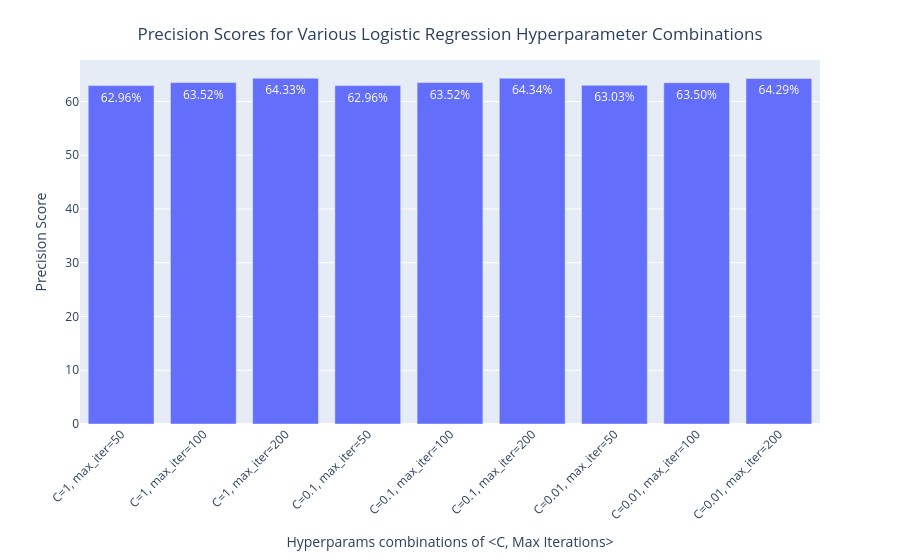

The cell this chart's notebook holds for it:
### Code cell
# Visualise precision scores

# Prepare the data
rows = []
for key, value in list(best_precision_matrix_logistic_regression.items()):
    C, max_iter = key
    combination_label = f'C={C}, max_iter={max_iter}'
    rows.append({'Combination': combination_label, 'Precision': value})

df = pd.DataFrame(rows)
df.loc[:,'Precision'] = df.Precision*100.0 # need for % visualisation

# Create the bar chart
fig = px.bar(df,
             x='Combination',
             y='Precision',
             text='Precision'
             )

# Customize the layout for better readability
fig.update_layout(
    xaxis_title='Hyperparams combinations of <C, Max Iterations>',
    yaxis_title='Precision Score',
    xaxis_tickangle=-45,
    title={
        'text': 'Precision Scores for Various Logistic Regression Hyperparameter Combinations',
        'y':0.95,
        'x':0.5,
        'xanchor': 'center',
        'yanchor': 'top'
    }
)


# Update the text position
fig.update_traces(texttemplate='%{text:.2f}%',
                  textposition='inside',
                  textfont_color='white')

# Show the figure
fig.show()

### Figure 1 — Plotly figure (JSON) as saved in the notebook; plotly's stock layout.template omitted (floating-point values rounded to 4 significant figures)
{"data": [{"hovertemplate": "Combination=%{x}<br>Precision=%{text}<extra></extra>", "legendgroup": "", "marker": {"color": "#636efa", "pattern": {"shape": ""}}, "name": "", "orientation": "v", "showlegend": false, "text": [62.96, 63.52, 64.33, 62.96, 63.52, 64.34, 63.03, 63.5, 64.29], "textfont": {"color": "white"}, "textposition": "inside", "texttemplate": "%{text:.2f}%", "type": "bar", "x": ["C=1, max_iter=50", "C=1, max_iter=100", "C=1, max_iter=200", "C=0.1, max_iter=50", "C=0.1, max_iter=100", "C=0.1, max_iter=200", "C=0.01, max_iter=50", "C=0.01, max_iter=100", "C=0.01, max_iter=200"], "xaxis": "x", "y": [62.96, 63.52, 64.33, 62.96, 63.52, 64.34, 63.03, 63.5, 64.29], "yaxis": "y"}], "layout": {"barmode": "relative", "legend": {"tracegroupgap": 0}, "margin": {"t": 60}, "title": {"text": "Precision Scores for Various Logistic Regression Hyperparameter Combinations", "x": 0.5, "xanchor": "center", "y": 0.95, "yanchor": "top"}, "xaxis": {"anchor": "y", "domain": [0, 1], "tickangle": -45, "title": {"text": "Hyperparams combinations of <C, Max Iterations>"}}, "yaxis": {"anchor": "x", "domain": [0, 1], "title": {"text": "Precision Score"}}}}
